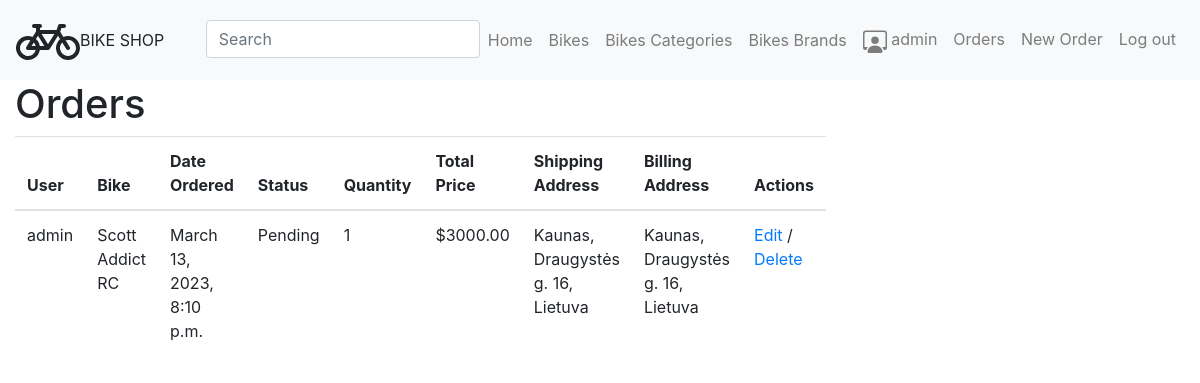
Before: /bikeshop/orders/ (signed in) with the older database file.
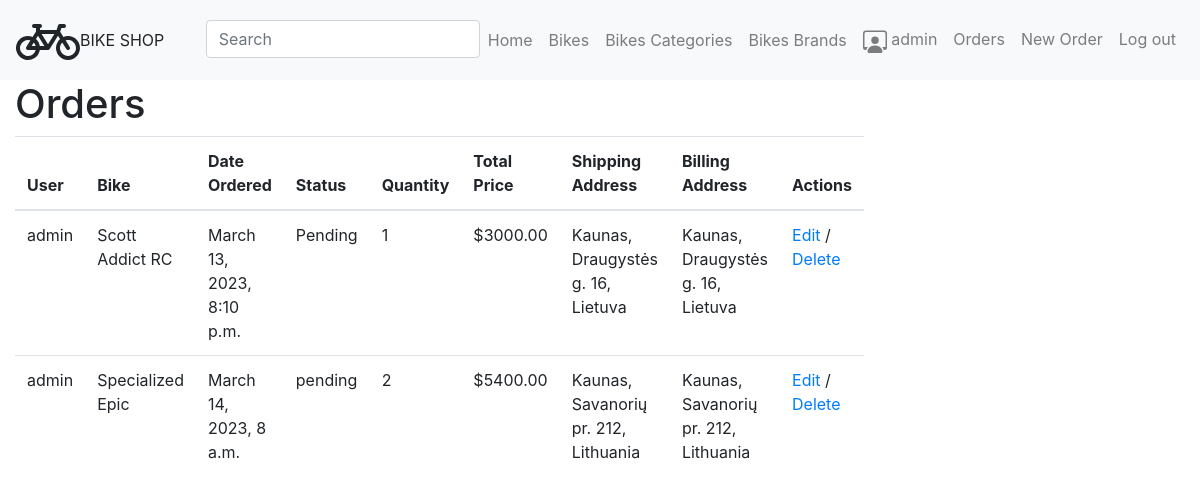
After: the same page with the newer database file.
### bikeshop/models.py (models this page shows, shortened)
class Order(models.Model):
    STATUS_CHOICES = (
        ('Pending', 'Pending'),
        ('Out for delivery', 'Out for delivery'),
        ('Delivered', 'Delivered')
    )
    user = models.ForeignKey(User, on_delete=models.CASCADE)
    bike = models.ForeignKey(Bike, on_delete=models.CASCADE)
    date_ordered = models.DateTimeField(default=timezone.now)
    status = models.CharField(max_length=20, choices=STATUS_CHOICES, default='Pending')
    quantity = models.IntegerField(default=1)
    shipping_address = models.CharField(max_length=200)
    billing_address = models.CharField(max_length=200)
    @property
    def total_price(self):
        return self.bike.price * self.quantity

class Bike(models.Model):
    name = models.CharField(max_length=255)
    description = models.TextField()
    price = models.DecimalField(max_digits=8, decimal_places=2)
    image = models.ImageField(upload_to='bikes', null=True, blank=True)
    category = models.ForeignKey('Category', on_delete=models.PROTECT)
    brand = models.ForeignKey('Brand', on_delete=models.PROTECT)
    created_at = models.DateTimeField(auto_now_add=True)
    updated_at = models.DateTimeField(auto_now=True)
    quantity_available = models.PositiveIntegerField(default=0)

### bikeshop/views.py (the view)
# urls.py: path('orders/', views.OrderListView.as_view(), name='order_list'),
class OrderListView(LoginRequiredMixin, UserPassesTestMixin, generic.ListView):
    model = Order
    template_name = 'order_list.html'
    context_object_name = 'orders'
    ordering = ['-date_ordered']
    def test_func(self):
        return self.request.user.is_authenticated
    def get_queryset(self):
        return Order.objects.filter(user=self.request.user)

### bikeshop/templates/order_list.html
{% extends 'base.html' %}
{% block content %}
  <h1>Orders</h1>
  <table class="table">
    <thead>
      <tr>
        <th>User</th>
        <th>Bike</th>
        <th>Date Ordered</th>
        <th>Status</th>
        <th>Quantity</th>
        <th>Total Price</th>
        <th>Shipping Address</th>
        <th>Billing Address</th>
        <th>Actions</th>
      </tr>
    </thead>
    <tbody>
      {% for order in object_list %}
        <tr>
          <td>{{ order.user.username }}</td>
          <td>{{ order.bike.name }}</td>
          <td>{{ order.date_ordered }}</td>
          <td>{{ order.status }}</td>
          <td>{{ order.quantity }}</td>
          <td>${{ order.total_price }}</td>
          <td>{{ order.shipping_address }}</td>
          <td>{{ order.billing_address }}</td>
          <td>
            <a href="{% url 'order_update' order.id %}">Edit</a>
            /
            <a href="{% url 'order_delete' order.id %}">Delete</a>
          </td>
        </tr>
      {% endfor %}
    </tbody>
  </table>
{% endblock %}

Changed rows visible on the page:
added Order: user.username "admin", bike.name "Specialized Epic", date_ordered "March 14, 2023, 8 a.m.", status "pending", quantity "2", total_price "5400.00", shipping_address "Kaunas, Savanorių pr. 212, Lithuania", billing_address "Kaunas, Savanorių pr. 212, Lithuania"
